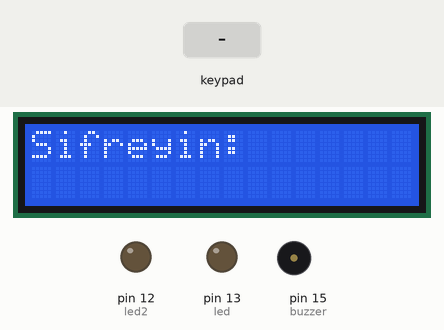
Recording of a sketch running on a simulated Arduino Uno, built with avr-gcc and run on an emulated ATmega328P. Shown: 16×2 character LCD, output pins drawn as LEDs (lit = HIGH), buzzer (waves = sounding, pin HIGH). The inputs (shaded band) are chosen by the test bench.

Above: at 3.2 s.
3.3 s: keypad keys 5 4 3 2 # pressed 0.4 s apart
At 6.4 s:
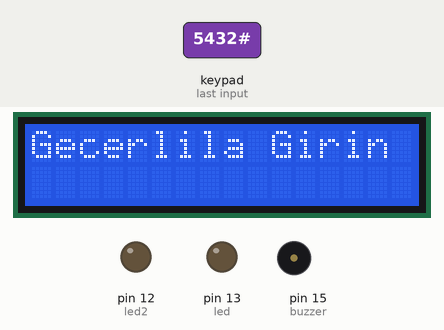
7.2 s: keypad keys 5 4 3 2 * pressed 0.4 s apart
At 10.5 s:
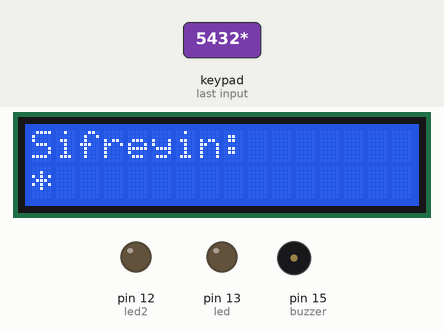
11.4 s: key '*' pressed
At 11.7 s:
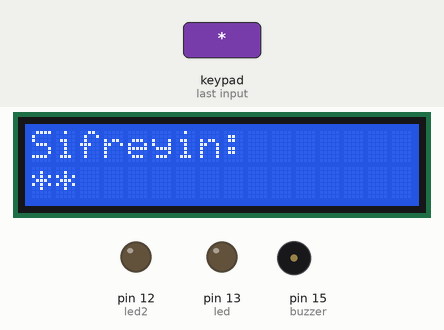
12.9 s: key '*' pressed
At 14.0 s:
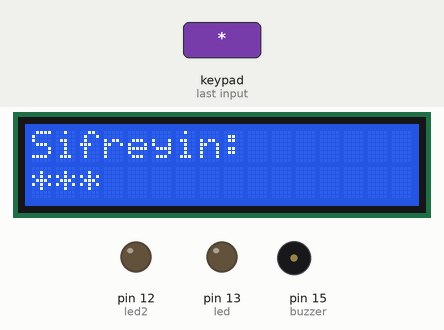
14.4 s: key '*' pressed
At 15.4 s:
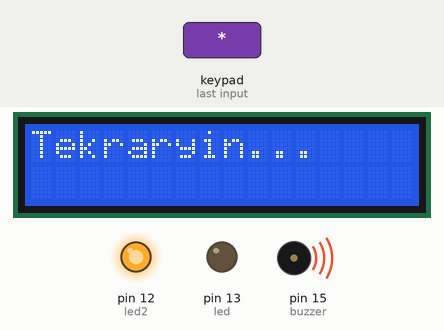
16.1 s: key '#' pressed
At 16.6 s:
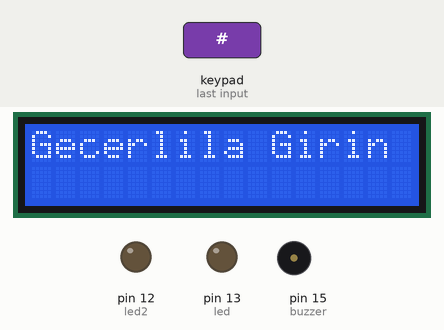
Timing chart, 0 to 18.6 s (numbered marks = the images above; inputs shaded):
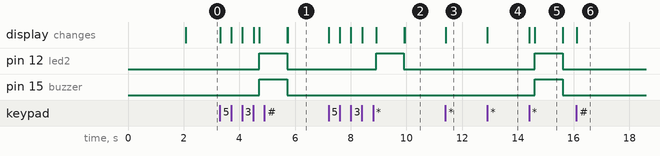

The sketch:

EEPROM100.ino
```cpp
#include "Keypad.h"
#include <Wire.h>
#include<EEPROM.h>
#include <LiquidCrystal.h>
#define buzzer 15
int led=13;
int led2=12;
LiquidCrystal lcd(10,11,A2,A3,A4,A5);
char okunan=0;
const byte satir = 4; //4 satir
const byte sutun = 4; //3 sutun
char password[4];
char pass[4],pass1[4];
int i=0;
char rakamlar[satir][sutun] = {
{'1','2','3'},
{'4','5','6'},
{'7','8','9'},
{'*','0','#'}
};
byte satirpin[satir] = {5,4,3,2}; //satır pinleri
byte sutunpin[sutun] = {9,8,7,6}; //sutunpinleri
Keypad butonlar = Keypad(makeKeymap(rakamlar), satirpin, sutunpin,
satir, sutun);
void setup()
{
lcd.begin(16,2);

pinMode(led, OUTPUT);
pinMode(led2, OUTPUT);
pinMode(buzzer, OUTPUT);
lcd.print(" Elektronik ");
lcd.setCursor(0,1);
lcd.print(" Sifreli Kilit ");
delay(2000);
lcd.clear();
lcd.print("Sifreyin: ");
/*
bu kod ilk şifre belirleniken aktif edilecektir.
for(int j=0;j<4;j++)
EEPROM.write(j, j+49);
for(int j=0;j<4;j++)
pass[j]=EEPROM.read(j);
*/
}
void loop()
{
okunan = butonlar.getKey();
if(okunan=='#')
sifredegisim();
if (okunan)
{
password[i++]=okunan;
lcd.print(okunan);

}
if(i==4)
{
delay(200);
for(int j=0;j<4;j++)
pass[j]=EEPROM.read(j);
if(!(strncmp(password, pass,4)))// karsılastırma 2 string ifadeyi
{
digitalWrite(led, HIGH);

lcd.clear();
lcd.print("Sifrelandi!");
delay(2000);
lcd.setCursor(0,1);
lcd.clear();
lcd.print("Sifreyin:");
lcd.setCursor(0,1);
i=0;
digitalWrite(led, LOW);
}
else
{
digitalWrite(buzzer, HIGH);
lcd.clear();
lcd.print("Tekraryin...");
digitalWrite(led2, HIGH);
lcd.setCursor(0,1);
delay(1000);
digitalWrite(led2, LOW);
lcd.clear();
lcd.print("Sifreyin:");
lcd.setCursor(0,1);
i=0;
digitalWrite(buzzer, LOW);
}
}
}
void sifredegisim()
{
int j=0;
lcd.clear();
lcd.print("Gecerlila Girin");
lcd.setCursor(0,1);
while(j<4)
{
char key=butonlar.getKey();
if(key)
{
pass1[j++]=key;
lcd.print(key);

}
key=0;
}
delay(500);
if((strncmp(pass1, pass, 4)))// karşılaştırma
{
lcd.clear();
lcd.print("Hatalila...");
digitalWrite(led2, HIGH);
lcd.setCursor(0,1);
lcd.print("Tekraryin");
delay(1000);
digitalWrite(led2, LOW);
}
else
{
j=0;
lcd.clear();
lcd.print("Yenila Girin:");
lcd.setCursor(0,1);
while(j<4)
{
char key=butonlar.getKey();
if(key)
{
pass[j]=key;
lcd.print(key);
EEPROM.write(j,key);
j++;

}
}
lcd.print(" Basarili......");
delay(1000);
}
lcd.clear();
lcd.print("Sifreyin:");
lcd.setCursor(0,1);
okunan=0;
}
```

Measured:
- after the input at 3.3 s, pin 12 (led2), pin 15 (buzzer): LOW → HIGH after 1.4 s, → LOW 1.0 s later; the display: first changes at once (image 1 shows a later state)
- after the input at 7.2 s, pin 12 (led2): LOW → HIGH after 1.7 s, → LOW 1.0 s later; the display: first changes at once (image 2 shows a later state)
- after the input at 11.4 s, the display: changes at once (image 3)
- after the input at 12.9 s, the display: changes at once (image 4)
- after the input at 14.4 s, pin 12 (led2), pin 15 (buzzer): LOW → HIGH after 0.21 s, → LOW 1.0 s later; the display: first changes at once (image 5 shows a later state)
- after the input at 16.1 s, the display: changes at once (image 6)
- what the display in image 5 shows lasts 1.0 s, from 14.6 s to 15.6 s
